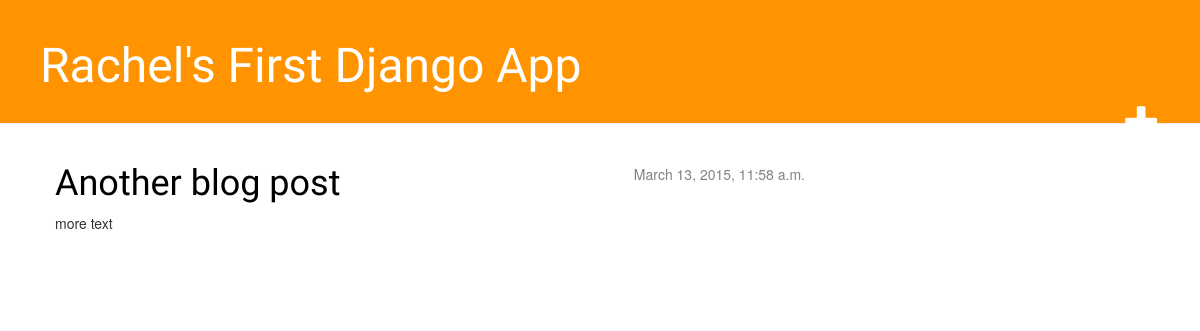
The app's page /, older data.
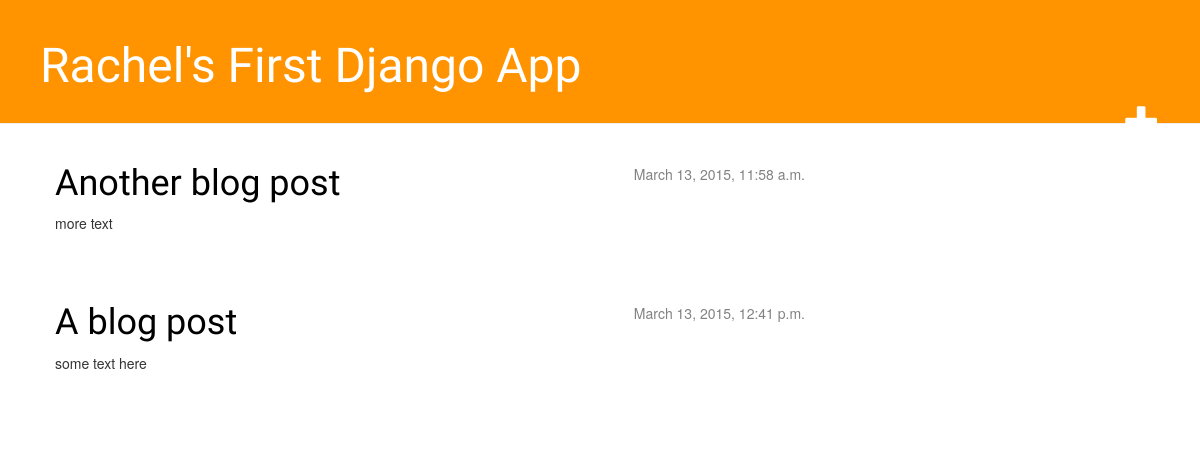
The same page, newer data.
### blog/models.py (models this page shows, shortened)
class Post(models.Model):
  author = models.ForeignKey('auth.User')
  title  = models.TextField(max_length=200)
  text   = models.TextField()
  created_date = models.DateTimeField(default=timezone.now)
  published_date = models.DateTimeField(blank=True, null=True)

### blog/views.py (the view)
# urls.py: url(r'^$', views.post_list),
def post_list(request):
  posts = Post.objects.filter(published_date__lte=timezone.now()).order_by('published_date')
  return render(request, 'blog/post_list.html', {'posts': posts})

### blog/templates/blog/post_list.html
{% extends 'blog/base.html' %}
{% block content %}
  {% for post in posts %}
    <div class="post">
        <div class="date">
            {{ post.published_date }}
        </div>
        <h1><a href="{% url 'blog.views.post_detail' pk=post.pk %}">{{ post.title }}</a></h1>
        <p>{{ post.text|linebreaks }}</p>
    </div>
  {% endfor %}
{% endblock content %}

Row changes from the older to the newer data that the page shows:
now on this page (row edited): Post: published_date "March 13, 2015, 12:41 p.m.", title "A blog post", text "some text here"
